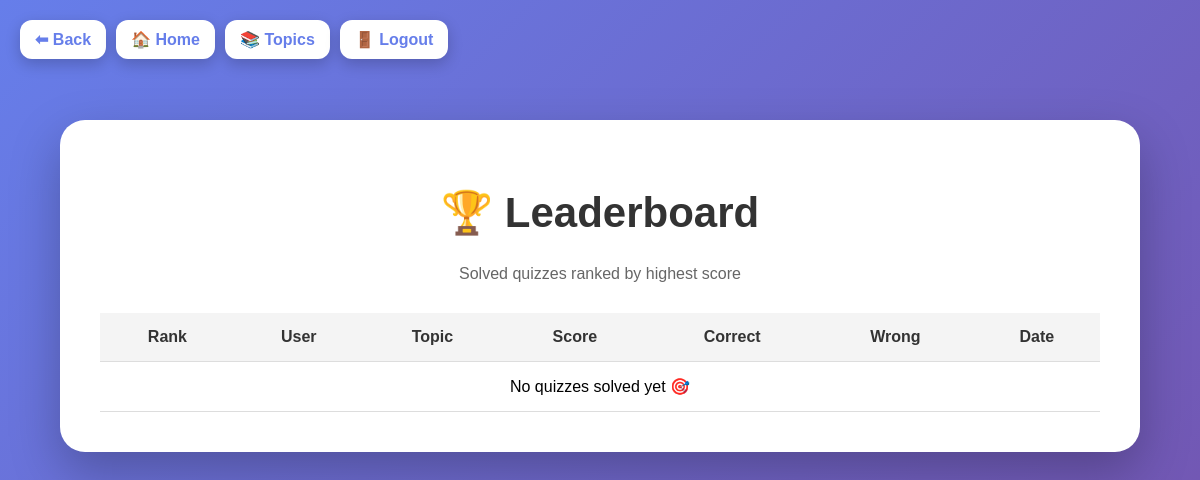
The app's page /leaderboard/, older data.
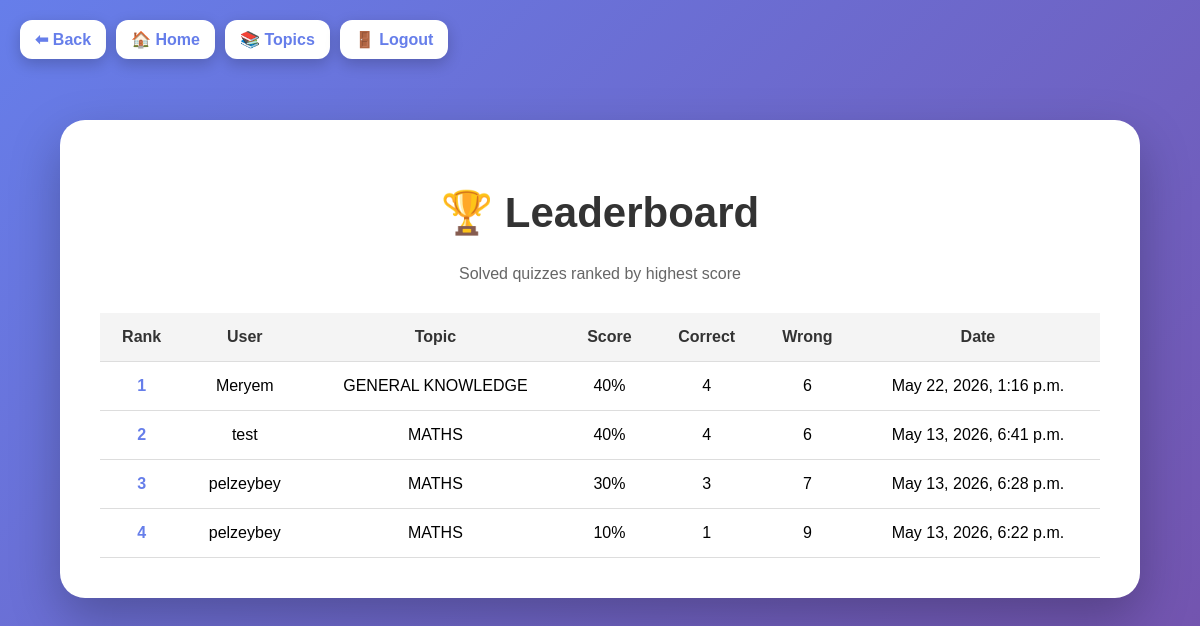
The same page, newer data.
### quiz/models.py (models this page shows, shortened)
class QuizAttempt(models.Model):
    user = models.ForeignKey(User, on_delete=models.CASCADE)
    topic = models.ForeignKey(Topic, on_delete=models.CASCADE)
    total = models.IntegerField()
    correct = models.IntegerField()
    wrong = models.IntegerField()
    score = models.IntegerField()
    created_at = models.DateTimeField(auto_now_add=True)

class Topic(models.Model):
    name = models.CharField(max_length=100)

### quiz/views.py (the view)
# urls.py: path("leaderboard/", views.leaderboard_view, name="leaderboard"),
def leaderboard_view(request):
    attempts = QuizAttempt.objects.select_related("user", "topic").order_by("-score", "-created_at")
    return render(request, "quiz/leaderboard.html", {
        "attempts": attempts
    })

### templates/quiz/leaderboard.html (shortened to what this page needs)
<!DOCTYPE html>
<html lang="en">
<head>
</head>
<body>
<div class="navbar">
    <a href="javascript:history.back()">⬅ Back</a>
    <a href="/">🏠 Home</a>
    <a href="/topics/">📚 Topics</a>
    <a href="/logout/">🚪 Logout</a>
</div>
<div class="card">
    <h1>🏆 Leaderboard</h1>
    <p class="subtitle">Solved quizzes ranked by highest score</p>
    <table>
        <tr>
            <th>Rank</th>
            <th>User</th>
            <th>Topic</th>
            <th>Score</th>
            <th>Correct</th>
            <th>Wrong</th>
            <th>Date</th>
        </tr>
        {% for a in attempts %}
        <tr>
            <td class="rank">{{ forloop.counter }}</td>
            <td>{{ a.user.username }}</td>
            <td>{{ a.topic.name }}</td>
            <td>{{ a.score }}%</td>
            <td>{{ a.correct }}</td>
            <td>{{ a.wrong }}</td>
            <td>{{ a.created_at }}</td>
        </tr>
        {% empty %}
        <tr>
            <td colspan="7">No quizzes solved yet 🎯</td>
        </tr>
        {% endfor %}
    </table>
</div>
</body>
</html>

### templates/quiz/leaderboard.html (style rules this page uses)
body { margin:0; font-family:Arial,sans-serif; background:linear-gradient(135deg,#667eea,#764ba2); min-height:100vh; padding:120px 20px; }
.navbar { position:fixed; top:20px; left:20px; display:flex; gap:10px; z-index:999; }
.navbar a { background:white; color:#667eea; padding:10px 15px; border-radius:12px; text-decoration:none; font-weight:bold; box-shadow:0 5px 15px rgba(0,0,0,0.2); }
.card { background:white; max-width:1000px; margin:auto; padding:40px; border-radius:25px; box-shadow:0 20px 50px rgba(0,0,0,.25); }
h1 { text-align:center; color:#333; font-size:42px; }
.subtitle { text-align:center; color:#666; margin-bottom:30px; }
table { width:100%; border-collapse:collapse; margin-top:25px; }
th,td { padding:15px; text-align:center; border-bottom:1px solid #ddd; }
th { background:#f4f4f4; color:#333; }
.rank { font-weight:bold; color:#667eea; }

Row changes from the older to the newer data that the page shows:
added QuizAttempt: user.username "Meryem", topic.name "GENERAL KNOWLEDGE", score "40", correct "4", wrong "6", created_at "May 22, 2026, 1:16 p.m."
added QuizAttempt: user.username "test", topic.name "MATHS", score "40", correct "4", wrong "6", created_at "May 13, 2026, 6:41 p.m."
added QuizAttempt: user.username "pelzeybey", topic.name "MATHS", score "30", correct "3", wrong "7", created_at "May 13, 2026, 6:28 p.m."
added QuizAttempt: user.username "pelzeybey", topic.name "MATHS", score "10", correct "1", wrong "9", created_at "May 13, 2026, 6:22 p.m."
Text that changed along with them:
text no longer shown: "No quizzes solved yet 🎯"
